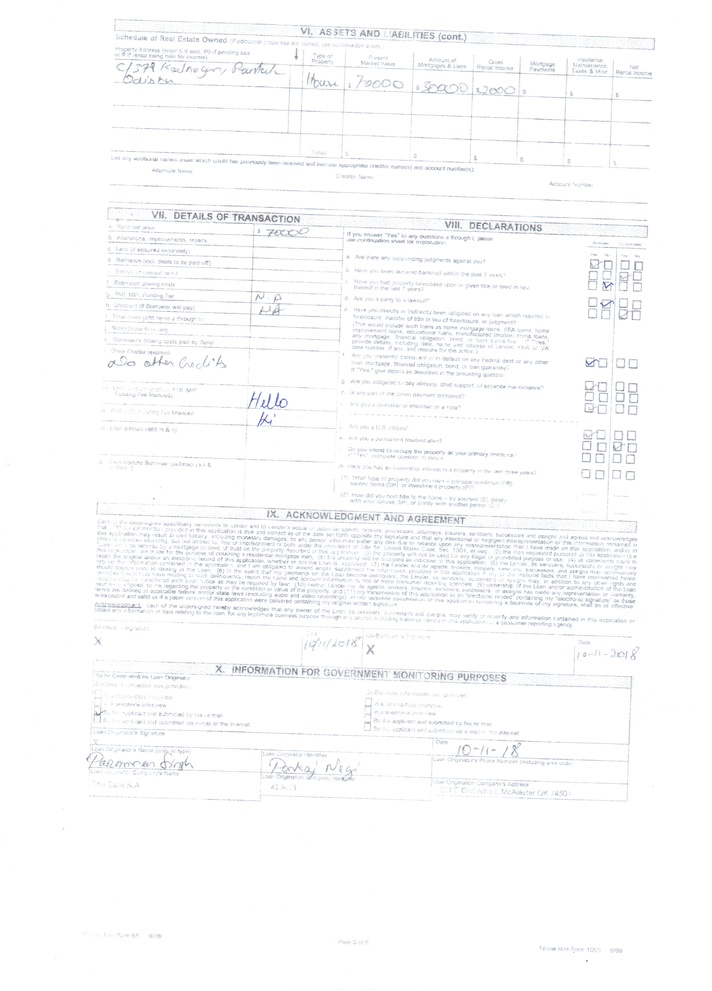
#> input picture Pyimages/Module1/Begineer/Page3.jpeg, 712 x 991 px, shrunk from 2481 x 3456 before the run
$ python Contour_Props_Centroid.py --image ../Page3.jpeg   (older library calls are emulated)
#> lines starting #> are read from the running program, lines starting #| are printed output that depends on the picture; after the words box and inside, x2 and y2 are one past the last pixel; in counts of white or black regions, pixels touching at a corner belong together
import argparse
import numpy as np
import cv2

ap=argparse.ArgumentParser()
ap.add_argument("-i","--image",required=True,help="Path to the image")
args=vars(ap.parse_args())

image=cv2.imread(args["image"])
#> image is the input picture: shape (991, 712, 3); mean B, G, R 251.4, 250.9, 250.5
gray=cv2.cvtColor(image,cv2.COLOR_BGR2GRAY)
(a,cnts,b)=cv2.findContours(gray,cv2.RETR_EXTERNAL,cv2.CHAIN_APPROX_SIMPLE)
#> cnts = [[[0, 0], [0, 990], [711, 990], [711, 0]]]; b = [[-1, -1, -1, -1]]
clone=image.copy()
print(len(cnts))
#| 1
for c in cnts:
    M=cv2.moments(c)
    Cx=int(M["m10"]/M["m00"])
    Cy=int(M["m01"]/M["m00"])
    cv2.circle(clone,(Cx,Cy),10,(0,255,0),-1)
#> this loop made 1 pass
#> (c, Cx, Cy) on pass 1: ([[0, 0], [0, 990], [711, 990], [711, 0]], 355, 495)
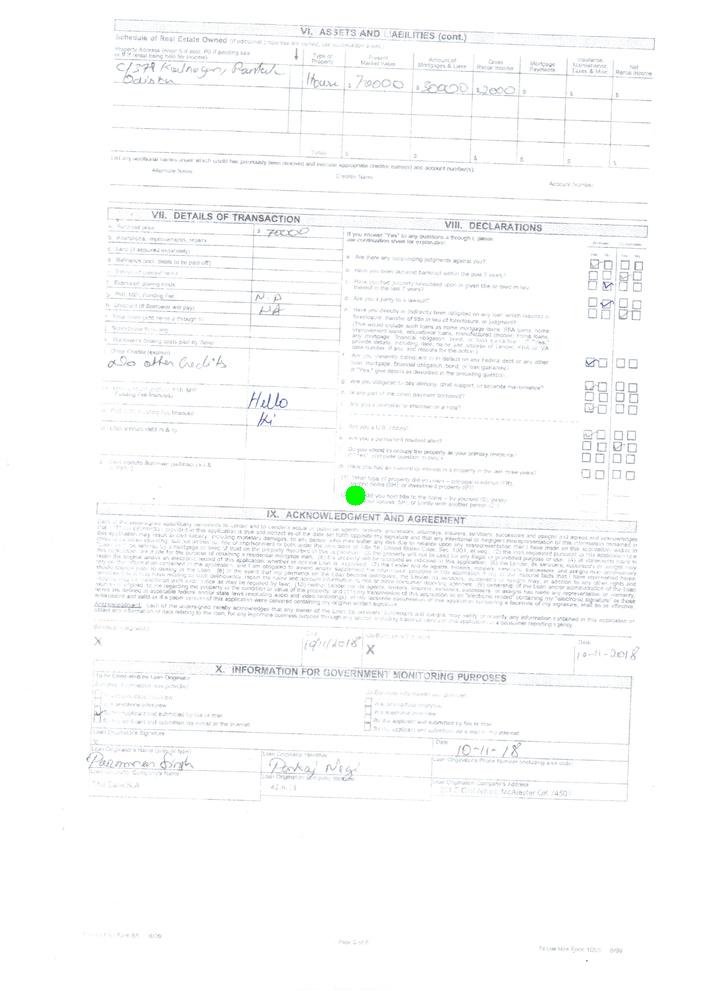
#> clone: shape (991, 712, 3); 0.04% of pixels changed, all inside (x1, y1, x2, y2) = (345, 485, 366, 506)
cv2.imshow("Centroid",clone)
cv2.waitKey(0)
clone=image.copy()

#Area and perimeter Calcluation

for (i,c) in enumerate(cnts):
    #calclualte the Area and perimeter
    area=cv2.contourArea(c)
    peri=cv2.arcLength(c,True)
    print("The #{} Area{:.2f}----:Perimeter{:.2f}".format(i+1,area,peri))
    #Draw the countour outline int the original image
    cv2.drawContours(clone,[c],-1,(0,255,0),2)
    M=cv2.moments(c)
    Cx=int(M["m10"]/M["m00"])
    Cy=int(M["m01"]/M["m00"])
    cv2.putText(clone,"#{}".format(i+1),(Cx-20,Cy),cv2.FONT_HERSHEY_SCRIPT_SIMPLEX,1.25,(255,255,255),4)
#> this loop made 1 pass
#> (c, area, peri, Cx, Cy) on pass 1: ([[0, 0], [0, 990], [711, 990], [711, 0]], 703890, 3402, 355, 495)
#| The #1 Area703890.00----:Perimeter3402.00
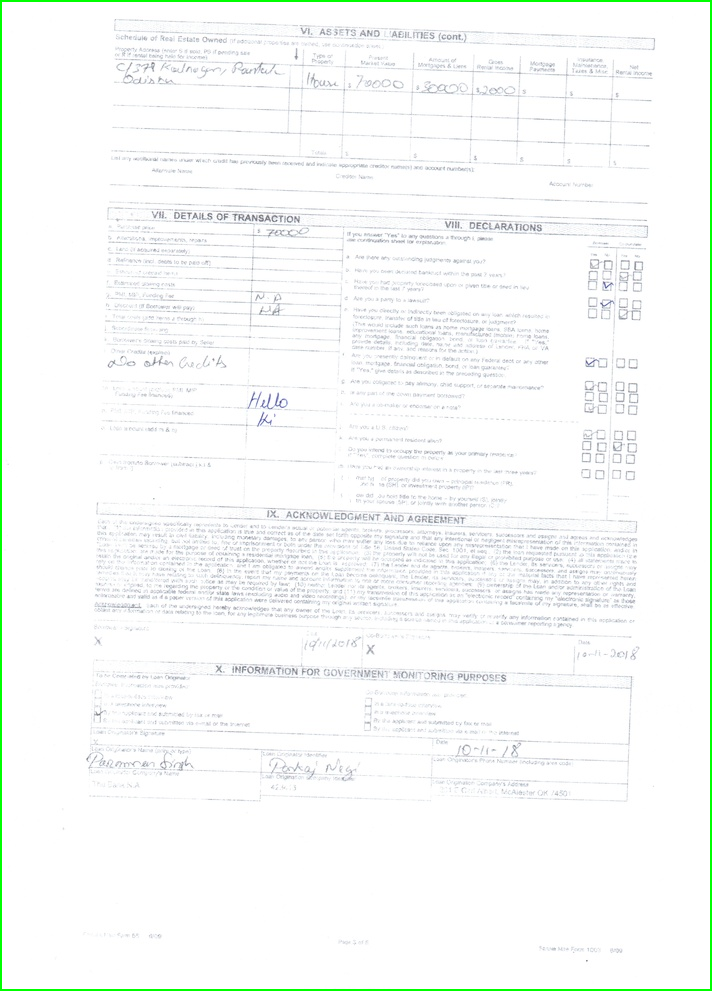
#> clone: shape (991, 712, 3); 1.04% of pixels changed, all inside (x1, y1, x2, y2) = (0, 0, 712, 991)

cv2.imshow("Contours",clone)
cv2.waitKey(0)


# Bounding Boxes
for c in cnts:
    #Calcluate the starting x(left),y(Top) pooints and then width and height of rectangle that could enclose figure
    (x,y,w,h)=cv2.boundingRect(c)
    cv2.rectangle(clone,(x,y),(x+w,y+h),(0,0,255),2)
#> this loop made 1 pass
#> (c, x, y, w, h) on pass 1: ([[0, 0], [0, 990], [711, 990], [711, 0]], 0, 0, 712, 991)
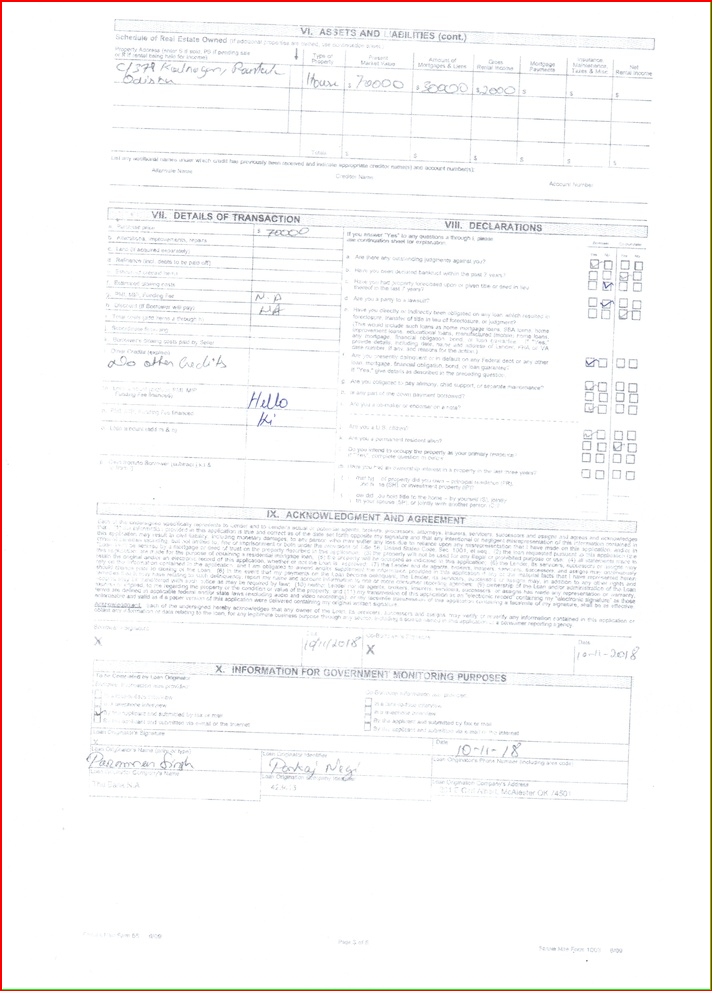
#> clone: shape (991, 712, 3); 0.72% of pixels changed, all inside (x1, y1, x2, y2) = (0, 0, 712, 991)

#display the image with the bpounded rectangles
cv2.imshow("Bounded Contours",clone)
cv2.waitKey(0)
clone=image.copy()

#ROtated Bounded Box
for c in cnts:
    box=cv2.minAreaRect(c)
    box=np.int0(cv2.boxPoints(box))
    cv2.drawContours(clone,[box],-1,(255,0,0),3)
#> this loop made 1 pass
#> (c, box) on pass 1: ([[0, 0], [0, 990], [711, 990], [711, 0]], [[711, 990], [0, 990], [0, 0], [711, 0]])
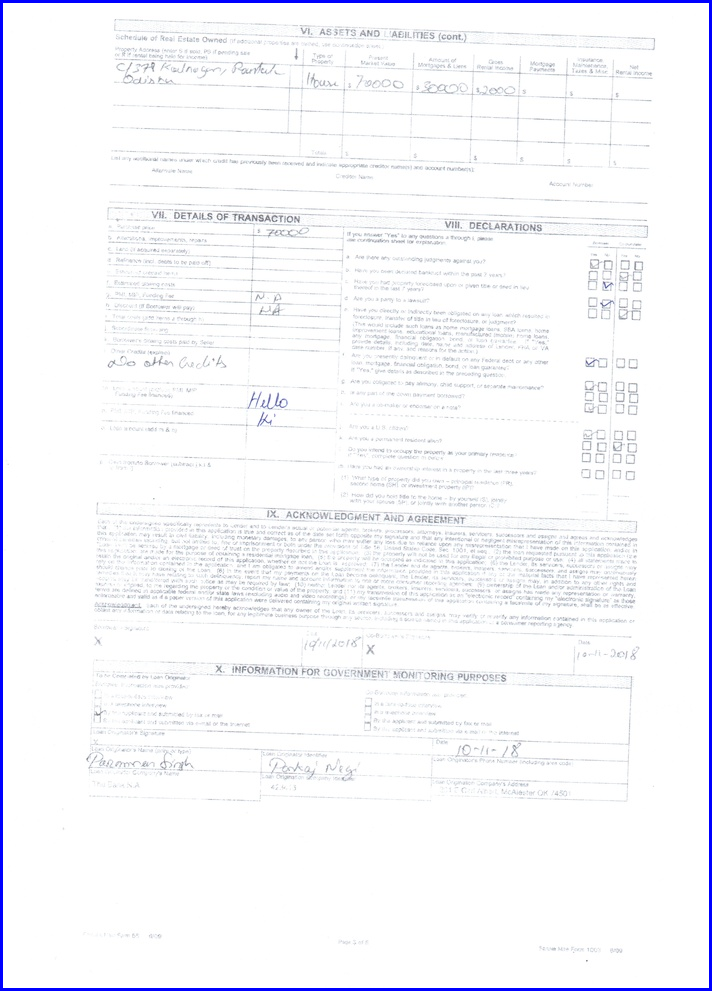
#> clone: shape (991, 712, 3); 1.44% of pixels changed, all inside (x1, y1, x2, y2) = (0, 0, 712, 991)

cv2.imshow("Rotated Bounded Boxes",clone)
cv2.waitKey(0)
clone=image.copy()

#Minimum Enclosing Circle
for c in cnts:
    ((x,y),radius)=cv2.minEnclosingCircle(c)
    cv2.circle(clone,(int(x),int(y)),int(radius),(0,255,0),3)
#> this loop made 1 pass
#> (c, x, y, radius) on pass 1: ([[0, 0], [0, 990], [711, 990], [711, 0]], 355.5, 495, 609.4)

cv2.imshow("Min-Enclosing-Circle",clone)
cv2.waitKey(0)
clone=image.copy()

#Fitting in Eclipse
for c in cnts:
    if len(c)>=5:
        ellipse=cv2.fitEllipse(c)
        cv2.ellipse(clone,ellipse,(255,0,0),3)
#> this loop made 1 pass
#> c on pass 1: [[0, 0], [0, 990], [711, 990], [711, 0]]
cv2.imshow("Elipses",clone)
cv2.waitKey(0)
clone=image.copy()
